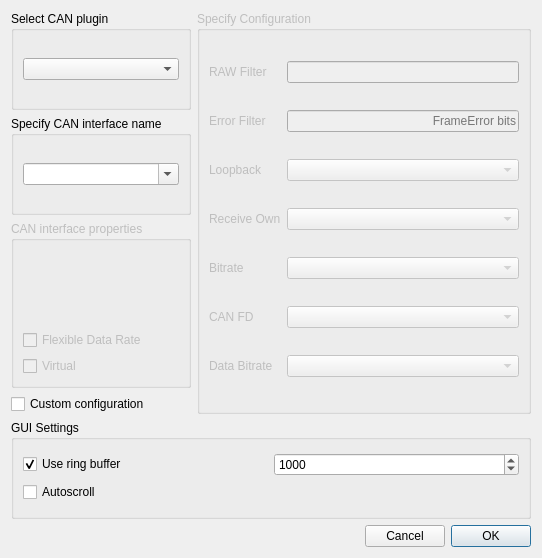
<?xml version="1.0" encoding="UTF-8"?>
<ui version="4.0">
 <class>ConnectDialog</class>
 <widget class="QDialog" name="ConnectDialog">
  <property name="geometry">
   <rect>
    <x>0</x>
    <y>0</y>
    <width>542</width>
    <height>558</height>
   </rect>
  </property>
  <property name="windowTitle">
   <string>Connect</string>
  </property>
  <layout class="QGridLayout" name="gridLayout_6">
   <item row="0" column="0">
    <layout class="QGridLayout" name="gridLayout_5">
     <item row="0" column="0">
      <widget class="QGroupBox" name="selectPluginBox">
       <property name="title">
        <string>Select CAN plugin</string>
       </property>
       <layout class="QGridLayout" name="gridLayout">
        <item row="0" column="0">
         <widget class="QComboBox" name="pluginListBox"/>
        </item>
       </layout>
      </widget>
     </item>
     <item row="0" column="1" rowspan="4">
      <widget class="QGroupBox" name="configurationBox">
       <property name="enabled">
        <bool>false</bool>
       </property>
       <property name="title">
        <string>Specify Configuration</string>
       </property>
       <layout class="QGridLayout" name="gridLayout_4">
        <item row="0" column="0">
         <widget class="QLabel" name="rawFilterLabel">
          <property name="text">
           <string>RAW Filter</string>
          </property>
         </widget>
        </item>
        <item row="0" column="1">
         <widget class="QLineEdit" name="rawFilterEdit">
          <property name="alignment">
           <set>Qt::AlignRight|Qt::AlignTrailing|Qt::AlignVCenter</set>
          </property>
         </widget>
        </item>
        <item row="1" column="0">
         <widget class="QLabel" name="errorFilterLabel">
          <property name="text">
           <string>Error Filter</string>
          </property>
         </widget>
        </item>
        <item row="1" column="1">
         <widget class="QLineEdit" name="errorFilterEdit">
          <property name="alignment">
           <set>Qt::AlignRight|Qt::AlignTrailing|Qt::AlignVCenter</set>
          </property>
          <property name="placeholderText">
           <string>FrameError bits</string>
          </property>
         </widget>
        </item>
        <item row="2" column="0">
         <widget class="QLabel" name="loopbackLabel">
          <property name="text">
           <string>Loopback</string>
          </property>
         </widget>
        </item>
        <item row="2" column="1">
         <widget class="QComboBox" name="loopbackBox"/>
        </item>
        <item row="3" column="0">
         <widget class="QLabel" name="receiveOwnLabel">
          <property name="text">
           <string>Receive Own</string>
          </property>
         </widget>
        </item>
        <item row="3" column="1">
         <widget class="QComboBox" name="receiveOwnBox"/>
        </item>
        <item row="4" column="0">
         <widget class="QLabel" name="bitrateLabel">
          <property name="text">
           <string>Bitrate</string>
          </property>
         </widget>
        </item>
        <item row="4" column="1">
         <widget class="BitRateBox" name="bitrateBox"/>
        </item>
        <item row="5" column="0">
         <widget class="QLabel" name="canFdLabel">
          <property name="text">
           <string>CAN FD</string>
          </property>
         </widget>
        </item>
        <item row="5" column="1">
         <widget class="QComboBox" name="canFdBox"/>
        </item>
        <item row="6" column="0">
         <widget class="QLabel" name="dataBitrateLabel">
          <property name="text">
           <string>Data Bitrate</string>
          </property>
         </widget>
        </item>
        <item row="6" column="1">
         <widget class="BitRateBox" name="dataBitrateBox"/>
        </item>
       </layout>
      </widget>
     </item>
     <item row="1" column="0">
      <widget class="QGroupBox" name="specifyInterfaceNameBox">
       <property name="title">
        <string>Specify CAN interface name</string>
       </property>
       <layout class="QGridLayout" name="gridLayout_3">
        <item row="0" column="0">
         <widget class="QComboBox" name="interfaceListBox">
          <property name="editable">
           <bool>true</bool>
          </property>
         </widget>
        </item>
       </layout>
      </widget>
     </item>
     <item row="2" column="0">
      <widget class="QGroupBox" name="interfacePropertiesBox">
       <property name="enabled">
        <bool>false</bool>
       </property>
       <property name="title">
        <string>CAN interface properties</string>
       </property>
       <layout class="QVBoxLayout" name="verticalLayout">
        <item>
         <widget class="QLabel" name="descriptionLabel">
          <property name="text">
           <string/>
          </property>
         </widget>
        </item>
        <item>
         <widget class="QLabel" name="serialNumberLabel">
          <property name="text">
           <string/>
          </property>
         </widget>
        </item>
        <item>
         <widget class="QLabel" name="aliasLabel">
          <property name="text">
           <string/>
          </property>
         </widget>
        </item>
        <item>
         <widget class="QLabel" name="channelLabel">
          <property name="text">
           <string/>
          </property>
         </widget>
        </item>
        <item>
         <widget class="QCheckBox" name="isFlexibleDataRateCapable">
          <property name="text">
           <string>Flexible Data Rate</string>
          </property>
         </widget>
        </item>
        <item>
         <widget class="QCheckBox" name="isVirtual">
          <property name="text">
           <string>Virtual</string>
          </property>
         </widget>
        </item>
       </layout>
      </widget>
     </item>
     <item row="3" column="0">
      <widget class="QCheckBox" name="useConfigurationBox">
       <property name="text">
        <string>Custom configuration</string>
       </property>
      </widget>
     </item>
     <item row="4" column="0" colspan="2">
      <widget class="QGroupBox" name="groupBox">
       <property name="title">
        <string>GUI Settings</string>
       </property>
       <layout class="QGridLayout" name="gridLayout_2">
        <item row="0" column="0">
         <layout class="QVBoxLayout" name="verticalLayout_2">
          <item>
           <layout class="QHBoxLayout" name="horizontalLayout_2">
            <item>
             <widget class="QCheckBox" name="ringBufferBox">
              <property name="toolTip">
               <string>&lt;html&gt;&lt;head/&gt;&lt;body&gt;&lt;p&gt;Use ring buffer in table view model&lt;/p&gt;&lt;/body&gt;&lt;/html&gt;</string>
              </property>
              <property name="text">
               <string>Use ring buffer</string>
              </property>
              <property name="checked">
               <bool>true</bool>
              </property>
             </widget>
            </item>
            <item>
             <widget class="QSpinBox" name="ringBufferLimitBox">
              <property name="toolTip">
               <string>&lt;html&gt;&lt;head/&gt;&lt;body&gt;&lt;p&gt;Limit of ring buffer in table view model&lt;/p&gt;&lt;/body&gt;&lt;/html&gt;</string>
              </property>
              <property name="minimum">
               <number>10</number>
              </property>
              <property name="maximum">
               <number>10000000</number>
              </property>
              <property name="singleStep">
               <number>10</number>
              </property>
              <property name="stepType">
               <enum>QAbstractSpinBox::AdaptiveDecimalStepType</enum>
              </property>
              <property name="value">
               <number>1000</number>
              </property>
             </widget>
            </item>
           </layout>
          </item>
          <item>
           <widget class="QCheckBox" name="autoscrollBox">
            <property name="toolTip">
             <string>&lt;html&gt;&lt;head/&gt;&lt;body&gt;&lt;p&gt;Scroll to bottom table view on each portion of received frames&lt;/p&gt;&lt;/body&gt;&lt;/html&gt;</string>
            </property>
            <property name="text">
             <string>Autoscroll</string>
            </property>
           </widget>
          </item>
         </layout>
        </item>
       </layout>
      </widget>
     </item>
     <item row="5" column="0" colspan="2">
      <layout class="QHBoxLayout" name="horizontalLayout">
       <item>
        <spacer name="horizontalSpacer">
         <property name="orientation">
          <enum>Qt::Horizontal</enum>
         </property>
         <property name="sizeHint" stdset="0">
          <size>
           <width>96</width>
           <height>20</height>
          </size>
         </property>
        </spacer>
       </item>
       <item>
        <widget class="QPushButton" name="cancelButton">
         <property name="text">
          <string>Cancel</string>
         </property>
         <property name="autoDefault">
          <bool>false</bool>
         </property>
        </widget>
       </item>
       <item>
        <widget class="QPushButton" name="okButton">
         <property name="text">
          <string>OK</string>
         </property>
         <property name="autoDefault">
          <bool>false</bool>
         </property>
         <property name="default">
          <bool>true</bool>
         </property>
        </widget>
       </item>
      </layout>
     </item>
    </layout>
   </item>
  </layout>
 </widget>
 <customwidgets>
  <customwidget>
   <class>BitRateBox</class>
   <extends>QComboBox</extends>
   <header>bitratebox.h</header>
  </customwidget>
 </customwidgets>
 <resources/>
 <connections/>
</ui>
